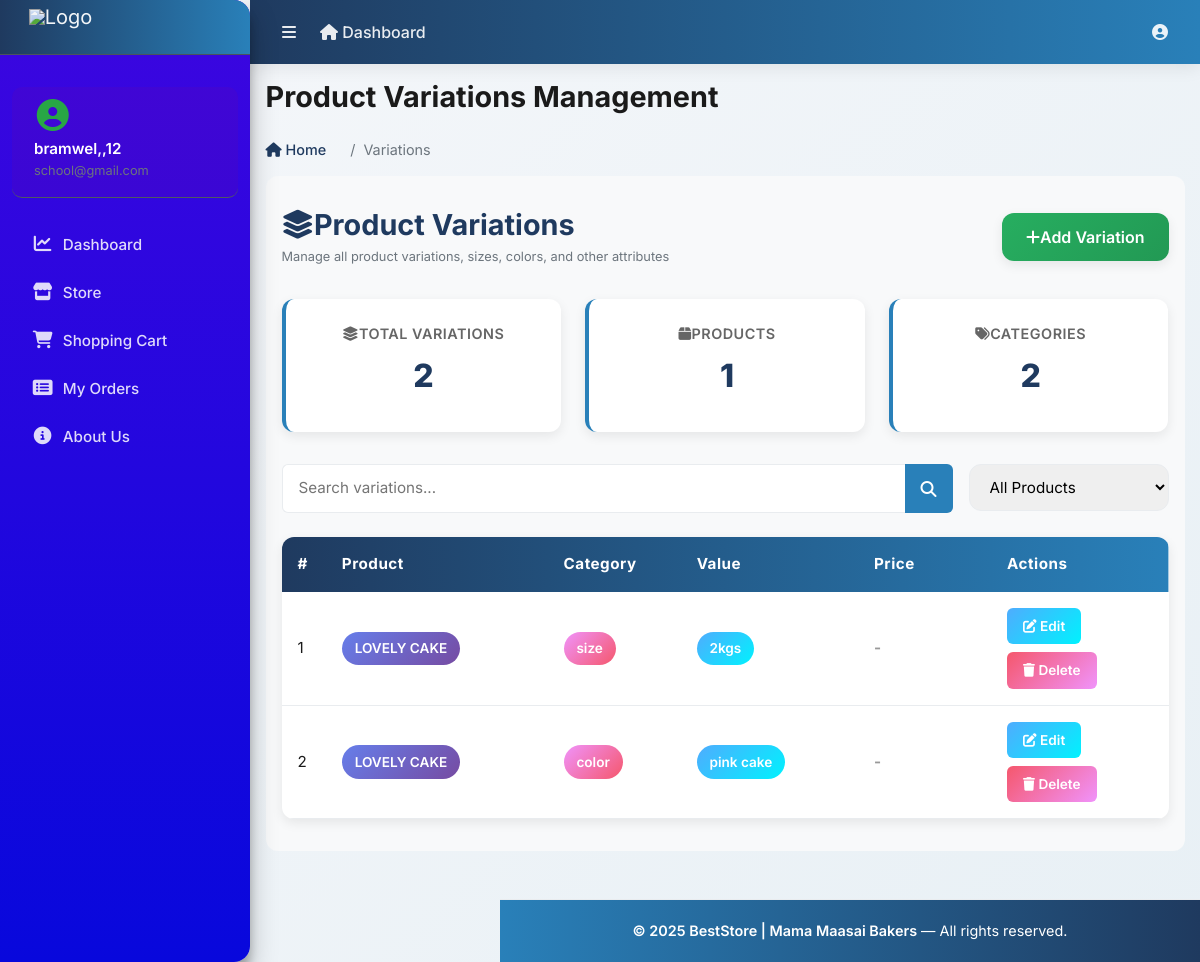
The app's page /accounts/store_variation/ (signed in) with its own data.
### accounts/models.py (models this page shows, shortened)
class Account(AbstractUser):
    ROLE_CHOICES = (
        ('admin', 'Admin'),
        ('finance', 'Finance'),
        ('user', 'User'),
    )
    role = models.CharField(max_length=20, choices=ROLE_CHOICES, default='user')
    first_name = models.CharField(max_length=50)
    last_name = models.CharField(max_length=50)
    username = models.CharField(max_length=50, unique=True)
    email = models.EmailField(max_length=100, unique=True)
    phone_number = models.CharField(max_length=50, blank=True, null=True)
    groups = models.ManyToManyField(
        Group,
        related_name="custom_user_set",
        blank=True,
        help_text="The groups this user belongs to.",
        verbose_name="groups",
    )
    user_permissions = models.ManyToManyField(
        Permission,
        related_name="custom_user_permissions_set",
        blank=True,
        help_text="Specific permissions for this user.",
        verbose_name="user permissions",
    )
    date_joined = models.DateTimeField(auto_now_add=True)
    last_login = models.DateTimeField(auto_now_add=True)
    is_admin = models.BooleanField(default=False)
    is_staff = models.BooleanField(default=False)
    is_superuser = models.BooleanField(default=False)
    is_active = models.BooleanField(default=False)
    is_superadmin = models.BooleanField(default=False)
    USERNAME_FIELD = 'email'
    REQUIRED_FIELDS = ['username', 'first_name', 'last_name']
    objects = MyAccountManager()

### store/models.py (models this page shows, shortened)
class Variation(models.Model):
    product = models.ForeignKey(Product, on_delete=models.CASCADE, related_name='variations')
    variation_category = models.CharField(max_length=100, choices=VARIATION_CATEGORY_CHOICES)
    variation_value = models.CharField(max_length=100)
    is_active = models.BooleanField(default=True)
    created_date = models.DateTimeField(auto_now=True)
    objects = VariationManager()

class Product(models.Model):
    product_name = models.CharField(max_length=200, unique=True)
    slug = models.SlugField(max_length=200, unique=True)
    description = models.TextField(max_length=500, blank=True)
    price = models.DecimalField(max_digits=10, decimal_places=2)
    image = models.ImageField(upload_to='products/')
    stock = models.PositiveIntegerField()
    is_available = models.BooleanField(default=True)
    category = models.ForeignKey(Category, on_delete=models.CASCADE)
    created_at = models.DateTimeField(auto_now_add=True)
    modified_at = models.DateTimeField(auto_now=True)

### accounts/views.py (the view)
# urls.py: path('store_variation/', views.store_variation, name='store_variation'),
@login_required
@user_passes_test(is_admin)
def store_variation(request):
    search_query = request.GET.get('q', '').strip()
    product_filter = request.GET.get('product', '').strip()
    page_num = request.GET.get('page', 1)
    variations = Variation.objects.all().select_related('product').order_by('-id')
    if search_query:
        variations = variations.filter(
            Q(product__product_name__icontains=search_query) |
            Q(variation_category__icontains=search_query) |
            Q(variation_value__icontains=search_query)
        )
    if product_filter:
        variations = variations.filter(product__id=product_filter)
    paginator = Paginator(variations, 15)  # 15 variations per page
    page_obj = paginator.get_page(page_num)
    products = Product.objects.all().values('id', 'product_name').order_by('product_name')
    stats = {
        'total_variations': Variation.objects.count(),
        'products_with_variations': Variation.objects.values('product').distinct().count(),
        'variation_categories': Variation.objects.values('variation_category').distinct().count(),
    }
    context = {
        'page_obj': page_obj,
        'variations': page_obj.object_list,
        'products': products,
        'search_query': search_query,
        'product_filter': product_filter,
        'stats': stats,
        'page_title': 'Product Variations',
        'breadcrumb': 'Variations',
    }
    return render(request, 'accounts/store_variation.html', context)

### templates/accounts/store_variation.html (shortened to what this page needs)
{% extends 'base.html' %}
{% block page_title %}Product Variations Management{% endblock %}
{% block breadcrumb %}Variations{% endblock %}
{% load static %}
{% block content %}
<div class="variations-container">
    <div class="page-header">
        <div>
            <h1><i class="fas fa-layer-group me-2"></i>Product Variations</h1>
            <small class="text-muted">Manage all product variations, sizes, colors, and other attributes</small>
        </div>
        <button class="btn-add-variation" data-bs-toggle="modal" data-bs-target="#addVariationModal">
            <i class="fas fa-plus me-2"></i>Add Variation
        </button>
    </div>
    <div class="stats-row">
        <div class="stat-card">
            <div class="stat-label"><i class="fas fa-layer-group me-2"></i>Total Variations</div>
            <div class="stat-value">{{ stats.total_variations }}</div>
        </div>
        <div class="stat-card">
            <div class="stat-label"><i class="fas fa-box me-2"></i>Products</div>
            <div class="stat-value">{{ stats.products_with_variations }}</div>
        </div>
        <div class="stat-card">
            <div class="stat-label"><i class="fas fa-tags me-2"></i>Categories</div>
            <div class="stat-value">{{ stats.variation_categories }}</div>
        </div>
    </div>
    <div class="search-filter-row">
        <div class="search-box">
            <form method="GET" class="d-flex">
                <input type="text" name="q" placeholder="Search variations..." value="{{ search_query }}" style="border-radius: 6px 0 0 6px; border-right: none;">
                <button type="submit" style="padding: 0.75rem 1rem; background: var(--secondary); color: white; border: none; border-radius: 0 6px 6px 0; cursor: pointer; font-weight: 600;">
                    <i class="fas fa-search"></i>
                </button>
            </form>
        </div>
        <div class="filter-box">
            <form method="GET" id="filterForm">
                <select name="product" onchange="document.getElementById('filterForm').submit()">
                    <option value="">All Products</option>
                </select>
            </form>
        </div>
    </div>
    <div class="table-wrapper">
        {% if variations %}
        <div class="table-responsive">
            <table class="variations-table">
                <thead>
                    <tr>
                        <th style="width: 5%;">#</th>
                        <th style="width: 25%;">Product</th>
                        <th style="width: 15%;">Category</th>
                        <th style="width: 20%;">Value</th>
                        <th style="width: 15%;">Price</th>
                        <th style="width: 20%;">Actions</th>
                    </tr>
                </thead>
                <tbody>
                    {% for variation in variations %}
                    <tr>
                        <td>{{ forloop.counter }}</td>
                        <td>
                            <span class="product-badge">{{ variation.product.product_name|truncatewords:3 }}</span>
                        </td>
                        <td>
                            <span class="category-badge">{{ variation.variation_category }}</span>
                        </td>
                        <td>
                            <span class="value-badge">{{ variation.variation_value }}</span>
                        </td>
                        <td>
                            <span class="price-badge">
                                {% if variation.variation_price %}
                                    Ksh. {{ variation.variation_price|floatformat:2 }}
                                {% else %}
                                    <span style="color: #999;">-</span>
                                {% endif %}
                            </span>
                        </td>
                        <td>
                            <div class="action-buttons">
                                <button class="btn-sm btn-edit" data-bs-toggle="modal" data-bs-target="#editVariationModal"
                                    onclick="editVariation({{ variation.id }}, '{{ variation.variation_category }}', '{{ variation.variation_value }}', {{ variation.variation_price|default:0 }})">
                                    <i class="fas fa-edit"></i> Edit
                                </button>
                                <button class="btn-sm btn-delete" onclick="deleteVariation({{ variation.id }})">
                                    <i class="fas fa-trash"></i> Delete
                                </button>
                            </div>
                        </td>
                    </tr>
                    {% endfor %}
                </tbody>
            </table>
        </div>
        {% else %}
        <div class="empty-state">
            <div class="empty-state-icon"><i class="fas fa-inbox"></i></div>
            <p>No variations found</p>
            <small style="color: #bbb;">Start by adding a new variation</small>
        </div>
        {% endif %}
    </div>
</div>
{% endblock %}

### templates/base.html (shortened to what this page needs)
{% load static %}
<!DOCTYPE html>
<html lang="en-us">
<head>
    <link rel="stylesheet" href="https://cdnjs.cloudflare.com/ajax/libs/font-awesome/6.4.0/css/all.min.css">
    <link rel="stylesheet" href="{% static 'vendor/bootstrap/css/bootstrap.min.css' %}">
    <link rel="stylesheet" href="{% static 'vendor/adminlte/css/adminlte.min.css' %}">
</head>
<body class="hold-transition sidebar-mini">
<div class="wrapper">
    <nav class="main-header navbar navbar-expand navbar-dark navbar-light">
        <ul class="navbar-nav">
            <li class="nav-item">
                <a class="nav-link" data-widget="pushmenu" href="#" role="button" title="Toggle Menu">
                    <i class="fas fa-bars"></i>
                </a>
            </li>
            <li class="nav-item d-none d-sm-inline-block">
                <a href="{% url 'dashboard' %}" class="nav-link">
                    <i class="fas fa-home me-2"></i> Dashboard
                </a>
            </li>
        </ul>
        <ul class="navbar-nav ml-auto">
            <li class="nav-item dropdown">
                <a class="nav-link" data-bs-toggle="dropdown" href="#" role="button" title="Account">
                    <i class="fas fa-user-circle"></i>
                </a>
            </li>
        </ul>
    </nav>
    <aside class="main-sidebar elevation-4 sidebar-dark-primary">
        <a href="{% url 'dashboard' %}" class="brand-link">
            <img src="{% static 'images/logo.png' %}" alt="Logo" class="brand-image">
        </a>
        <div class="sidebar">
            <div class="user-panel mt-3 pb-3 mb-3">
                <div class="image">
                    <i class="fas fa-user-circle fa-2x text-success"></i>
                </div>
                <div class="info">
                    <a href="{% url 'profile' %}" class="d-block">{{ user.username|default:"Guest" }}</a>
                    <small class="text-muted">{{ user.email|default:"" }}</small>
                </div>
            </div>
            <nav class="mt-4">
                <ul class="nav nav-pills nav-sidebar flex-column" data-widget="treeview" role="menu">
                    <li class="nav-item">
                        <a href="{% url 'dashboard' %}" class="nav-link">
                            <i class="nav-icon fas fa-chart-line"></i>
                            <p>Dashboard</p>
                        </a>
                    </li>
                    <li class="nav-item">
                        <a href="{% url 'store:store' %}" class="nav-link">
                            <i class="nav-icon fas fa-store"></i>
                            <p>Store</p>
                        </a>
                    </li>
                    <li class="nav-item">
                        <a href="{% url 'cart:cart' %}" class="nav-link">
                            <i class="nav-icon fas fa-shopping-cart"></i>
                            <p>Shopping Cart</p>
                        </a>
                    </li>
                    <li class="nav-item">
                        <a href="{% url 'myOrders' %}" class="nav-link">
                            <i class="nav-icon fas fa-list-alt"></i>
                            <p>My Orders</p>
                        </a>
                    </li>
                    <li class="nav-item">
                        <a href="{% url 'about' %}" class="nav-link">
                            <i class="nav-icon fas fa-info-circle"></i>
                            <p>About Us</p>
                        </a>
                    </li>
                </ul>
            </nav>
        </div>
    </aside>
    <div class="content-wrapper">
        <div class="content">
            <div class="container-fluid">
                <div class="row mb-4">
                    <div class="col-12">
                        <div class="d-flex justify-content-between align-items-center">
                            <div>
                                <h1 class="m-0">{% block page_title %}Dashboard{% endblock %}</h1>
                            </div>
                        </div>
                    </div>
                </div>
                <div class="row mb-3">
                    <div class="col-12">
                        <nav aria-label="breadcrumb">
                            <ol class="breadcrumb">
                                <li class="breadcrumb-item"><a href="{% url 'dashboard' %}"><i class="fas fa-home"></i> Home</a></li>
                                <li class="breadcrumb-item active">{% block breadcrumb %}Dashboard{% endblock %}</li>
                            </ol>
                        </nav>
                    </div>
                </div>
            </div>
        </div>
        <div class="content">
            <div class="container-fluid">
                {% block content %}{% endblock %}
            </div>
        </div>
        <footer class="main-footer mt-5">
            <strong>&copy; 2025 BestStore | Mama Maasai Bakers</strong> — All rights reserved.
        </footer>
    </div>
</div>
</body>
</html>

### records on screen
Account: username "bramwel,,12", email "school@gmail.com"
Variation: product.product_name "LOVELY CAKE", variation_category "size", variation_value "2kgs"
Variation: product.product_name "LOVELY CAKE", variation_category "color", variation_value "pink cake"

### other values on screen
{{ stats.total_variations }} "2"
{{ stats.products_with_variations }} "1"
{{ stats.variation_categories }} "2"
